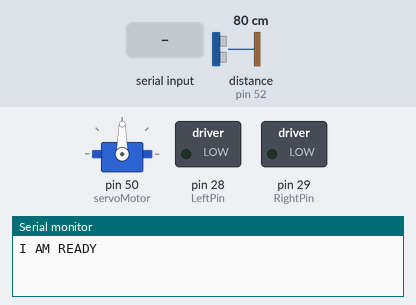
This sketch was run on a simulated Arduino Mega 2560, built with avr-gcc and run on an emulated ATmega2560. On the bench: servo, switched loads named in the sketch (green lamp = pin HIGH), the last lines printed to the serial monitor. Wiring (inferred from the names in the program): ultrasonic range finder: trigger pin 53; echo pin 52. Dashed ring = blinking. The inputs (shaded band) are chosen by the test bench; at power-on: distance to the obstacle (sensor on pin 52) 80 cm. The echo pulse lasts 58.3 µs per cm; pins used as bus, display or sensor lines are not drawn.

Above: at 1.2 s.
1.3 s: "2\n" received over Serial
At 2.1 s:
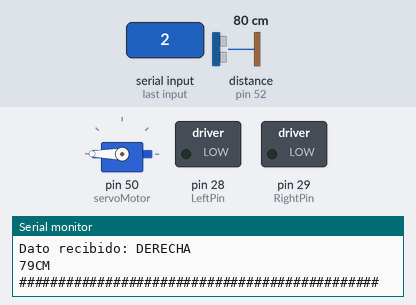
4.3 s: byte 49 ('1') received over Serial
At 7.1 s:
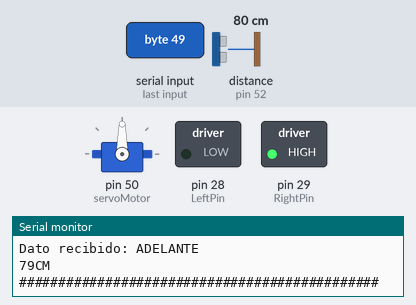
7.3 s: byte 51 ('3') received over Serial
At 9.1 s:
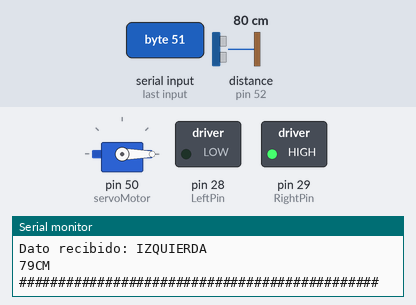
10.3 s: byte 52 ('4') received over Serial
At 11.6 s:
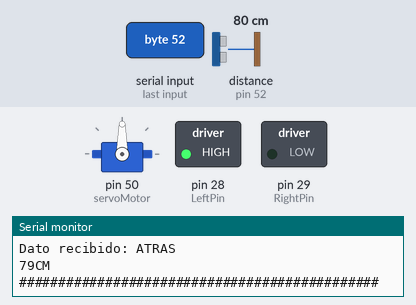
13.3 s: "1\n" received over Serial
At 16.1 s:
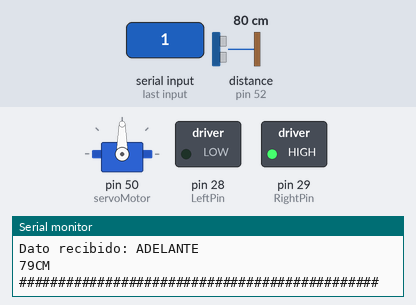
Timing chart, 0 to 17.8 s (numbered marks = the images above; inputs shaded):
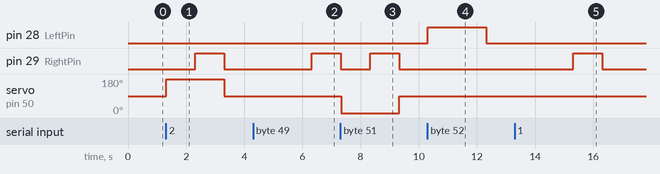

Measured:
- after the input at 1.3 s, pin 29 (RightPin): LOW → HIGH after 1.0 s, → LOW 1.0 s later; servo on pin 50 (servoMotor): 90° → 180° at once, → 90° 2.0 s later
- after the input at 4.3 s, pin 29 (RightPin): LOW → HIGH after 2.0 s
- after the input at 7.3 s, servo on pin 50 (servoMotor): 90° → 0° at once, → 90° 2.0 s later
- after the input at 10.3 s, pin 28 (LeftPin): LOW → HIGH at once, → LOW 2.0 s later
- after the input at 13.3 s, pin 29 (RightPin): LOW → HIGH after 2.0 s, → LOW 1.0 s later

The sketch:

car.ino
```cpp
#include <Servo.h>
char recibida = 0;
Servo servoMotor;
const int trigPin = 53; //SENSOR DE DISTANCIA
const int echoPin = 52;
int LeftPin=28; //Pines de salida del Arduino
int RightPin=29;//////MOTOR

void setup()
{
  Serial.begin(9600);         //Sets the data rate in bits per second (baud) for serial data transmission
  pinMode(LeftPin, OUTPUT);
  pinMode(RightPin, OUTPUT);
  servoMotor.attach(50);//pin señal servo
  pinMode(trigPin, OUTPUT);
  pinMode(echoPin, INPUT);
  Serial.print("I AM READY\n");

}
/*
 1  go
 2  derecha
 3  izquierda
 4  atras
 */
int ping(int trigPin, int echoPin)
        {   long duracion, distancia ;
            digitalWrite(trigPin, LOW);        // Nos aseguramos de que el trigger está desactivado
            delayMicroseconds(2);              // Para asegurarnos de que el trigger esta LOW
            digitalWrite(trigPin, HIGH);       // Activamos el pulso de salida
            delayMicroseconds(10);             // Esperamos 10µs. El pulso sigue active este tiempo
            digitalWrite(trigPin, LOW);        // Cortamos el pulso y a esperar el echo
            duracion = pulseIn(echoPin, HIGH) ;
            distancia = duracion / 2 / 29.1  ;
            return distancia;
        }
void alto(){
  digitalWrite(LeftPin, LOW);
  digitalWrite(RightPin, LOW);


  }

void loop()
{
  int cm = ping(trigPin, echoPin);


  if(Serial.available() > 0)

  {


    //Serial.print("Distancia en centimetros: "+ String(cm)+"\n");
    recibida = Serial.read();      //lee los valores recibidos desde la app con los  botones

    if (cm > 10){
      if (recibida == '1'){
        Serial.print("Dato recibido: ADELANTE");
        Serial.print("\n");
        Serial.print(String(cm)+"CM\n##############################################\n");
        servoMotor.write(90);
        delay(1000);
        digitalWrite(LeftPin, LOW);
        delay(1000);
        digitalWrite(RightPin, HIGH);
        delay(1000);
        alto();
    }
    if (recibida == '2'){
        Serial.print("Dato recibido: DERECHA");
        Serial.print("\n");
        Serial.print(String(cm)+"CM\n##############################################\n");
        servoMotor.write(180);
        digitalWrite(LeftPin, LOW);
        delay(1000);
        digitalWrite(RightPin, HIGH);
        delay(1000);
        servoMotor.write(90);
        alto();
    }
    if (recibida == '3'){
        Serial.print("Dato recibido: IZQUIERDA");
        Serial.print("\n");
        Serial.print(String(cm)+"CM\n##############################################\n");
        servoMotor.write(0);
        digitalWrite(LeftPin, LOW);
        delay(1000);
        digitalWrite(RightPin, HIGH);
        delay(1000);
        servoMotor.write(90);
        alto();
    }
    if (recibida == '4'){
        Serial.print("Dato recibido: ATRAS");
        Serial.print("\n");
        Serial.print(String(cm)+"CM\n##############################################\n");
        servoMotor.write(90);
        digitalWrite(LeftPin, HIGH);
        delay(1000);
        digitalWrite(RightPin, LOW);
        delay(1000);
        alto();
    }

      }
    else{
      Serial.print("#####################STOP#######################\n");
      Serial.print(String(cm)+"CM\n##############################################\n");
      Serial.print("NO SE PUEDE AVANZAR\n");
      alto();
      }


      }


}
```
